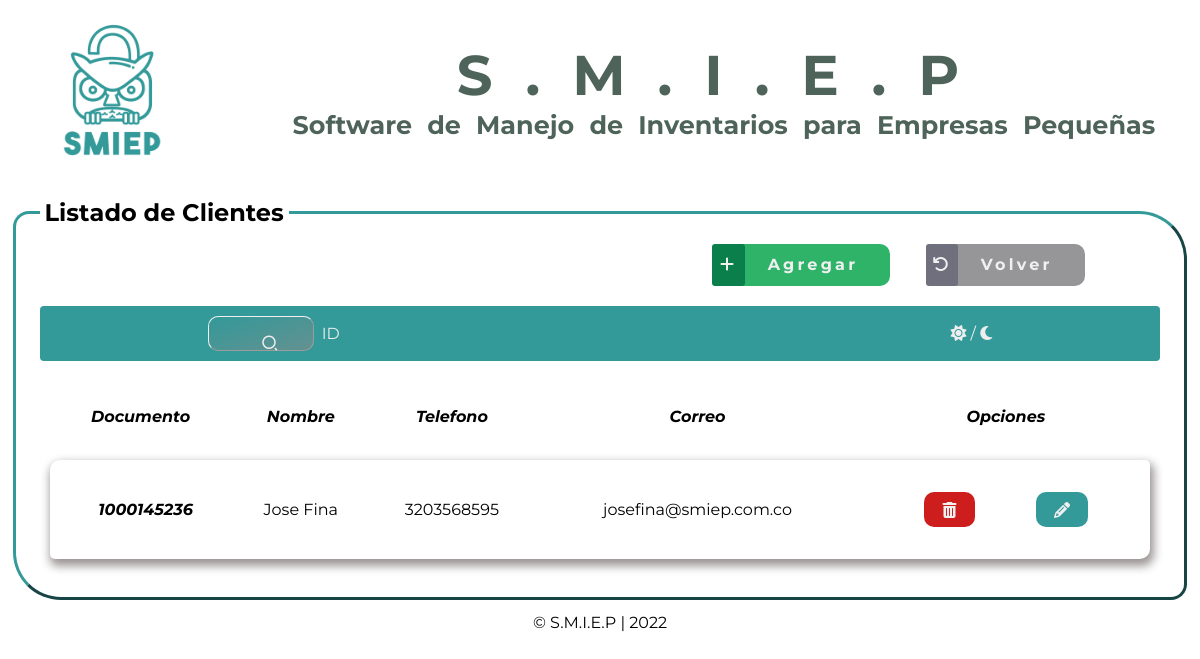
The page /view/cliente/mostrarCli.php (signed in) on the database its author committed.
### tables this page shows
CREATE TABLE `cliente` (
  `id_cliDoc` varchar(255) NOT NULL COMMENT 'Campo para cédula de cliente',
  `nombreCli1` varchar(50) NOT NULL COMMENT 'Primer nombre Obligatorio',
  `nombreCli2` varchar(50) DEFAULT NULL COMMENT 'Segundo nombre opcional',
  `apellidoCli1` varchar(50) NOT NULL COMMENT 'Primer apellido obligatorio',
  `apellidoCli2` varchar(50) DEFAULT NULL COMMENT 'Segundo apellido opcional',
  `direccionCli` varchar(100) NOT NULL COMMENT 'Dirección del cliente para domicilios',
  `telCli` bigint NOT NULL COMMENT 'Teléfono celular del cliente se deja bigint para precisar el número',
  `emailCli` varchar(100) NOT NULL COMMENT 'Correo electrónico del cliente',
  PRIMARY KEY (`id_cliDoc`)
);

### model/conexion1.php (called while the page is built, shortened)
<?php
class Db
{
	private static $conexion = NULL;
	public static function conectar()
	{
		$pdo_options[PDO::ATTR_ERRMODE] = PDO::ERRMODE_EXCEPTION;
		self::$conexion = new PDO('mysql:host=us-cdbr-east-05.cleardb.net; dbname=heroku_619553700a45b98', 'bcc4441154c3a9', 'b4a4c01d', $pdo_options);
		return self::$conexion;
	}
}

### model/clienteCrud_mdl.php (called while the page is built, shortened)
<?php
require_once('conexion1.php');
class CrudCliente
{
	private $db;
	public function __construct()
	{
		$this->db=Db::conectar();
	}
	public function mostrar()
	{
		$listaCliente = [];
		$select = $this->db->query('SELECT * FROM cliente');
		foreach ($select->fetchAll() as $Cliente)
		{
			$myCliente = new Cliente();
			$myCliente->setId_cliDoc($Cliente['id_cliDoc']);
			$myCliente->setNombreCli1($Cliente['nombreCli1']);
			$myCliente->setNombreCli2($Cliente['nombreCli2']);
			$myCliente->setApellidoCli1($Cliente['apellidoCli1']);
			$myCliente->setApellidoCli2($Cliente['apellidoCli2']);
			$myCliente->setDireccionCli($Cliente['direccionCli']);
			$myCliente->setTelCli($Cliente['telCli']);
			$myCliente->setEmailCli($Cliente['emailCli']);
			$listaCliente[] = $myCliente;
		}
		return $listaCliente;
	}
}
?>

### model/ClienteMdl.php (called while the page is built, shortened)
<?php
class Cliente
{
	private $id_cliDoc;
	private $nombreCli1;
	private $apellidoCli1;
	private $telCli;
	private $emailCli;
	public function getId_cliDoc()
	{
		return $this->id_cliDoc;
	}
	public function setId_cliDoc($id_cliDoc)
	{
		$this->id_cliDoc = $id_cliDoc;
	}
	public function getNombreCli1()
	{
		return $this->nombreCli1;
	}
	public function setNombreCli1($nombreCli1)
	{
		$this->nombreCli1 = $nombreCli1;
	}
	public function getApellidoCli1()
	{
		return $this->apellidoCli1;
	}
	public function setApellidoCli1($apellidoCli1)
	{
		$this->apellidoCli1 = $apellidoCli1;
	}
	public function getTelCli()
	{
		return $this->telCli;
	}
	public function setTelCli($telCli)
	{
		$this->telCli = $telCli;
	}
	public function getEmailCli()
	{
		return $this->emailCli;
	}
	public function setEmailCli($emailCli)
	{
		$this->emailCli = $emailCli;
	}
}
?>

### view/cliente/mostrarCli.php (the view, shortened to what this page needs)
<?php
if ($_SESSION['email'] == null or $_SESSION["userName"] == null or
$_SESSION["pass"] == null)
{
    header("location:../../index.php");
}
else
{
    require_once('../../model/clienteCrud_mdl.php');
    require_once('../../model/ClienteMdl.php');
    $crud = new CrudCliente();
    $listaCliente = $crud->mostrar();
?>
<!DOCTYPE html>
<html lang="es">
<head>
    <link rel="stylesheet" href="../../public/css/mostarAll.css">
    <link href="https://cdn.jsdelivr.net/npm/remixicon@2.5.0/fonts/remixicon.css" rel="stylesheet">
    <link rel="stylesheet" href="https://cdnjs.cloudflare.com/ajax/libs/font-awesome/6.1.1/css/all.min.css"
 />
</head>
<body>
    <header>
    </header>
    <section class="contentList">
        <fieldset>
        <legend>Listado de Clientes</legend>
        <div class="btnMos">
                <a href='ingresar.php' class="add"><span><i class="fa-solid fa-plus"></i></span>Agregar</a>
                <a href='../inicio/menu.php' class="back"><span><i
                            class="fa-solid fa-arrow-rotate-left"></i></span>Volver</a>
        </div>
        <div class="searchNav">
            <div class="buscarOne">
                <button type="button" class="searchBtn">
                    <i class="ri-search-2-line"></i>
                </button>
            </div>
            <span class="labelsito">
                <label for="filtrar-tabla1">ID</label>
            </span>
            <div class="darkMode">
                <a id="mod" class="mod" onclick="cambiarModo()">
                    <span id="id-moon" class="btn-mode moon">
                        <i class="fas fa-sun"></i>
                    </span>/
                    <span id="id-sun" class="btn-mode sun active">
                        <i class="fas fa-moon"></i>
                    </span>
                </a>
            </div>
        </div>
        <div class="listElements">
            <table>
                <thead>
                    <tr class="titleTable">
                        <th>Documento</th>
                        <th>Nombre</th>
                        <th>Telefono</th>
                        <th>Correo</th>
                        <th class="opcTitle">Opciones</th>
                    </tr>
                </thead>
                <tbody class="contentTable">
                <?php foreach ($listaCliente as $Cliente) {?>
                <tr class="row">
                    <td class="idCli id">
                        <?php echo $Cliente->getId_CliDoc(); ?>
                    </td>
                    <td class="nombCli">
                        <?php echo $Cliente->getNombreCli1() . " " . $Cliente->getNombreCli2() . " " . $Cliente->getApellidoCli1() . " " . $Cliente->getApellidoCli2(); ?>
                    </td>
                    <td class="numbCli">
                        <?php echo $Cliente->getTelCli(); ?>
                    </td>
                    <td class="emailCli">
                        <?php echo $Cliente->getEmailCli(); ?>
                    </td>
                    <td class="btnOpt">
                        <a class="delete btnOptDel" type="submit"
                        href="../../controller/clienteCtrl.php?id_cliDoc=<?php echo $Cliente->getId_CliDoc()?>&accion=e">
                            <i class="fa-solid fa-trash-can"></i>
                        </a>
                        <a class="update btnOptUpd" type="submit"
                        href="actualizar.php?id_cliDoc=<?php echo $Cliente->getId_cliDoc();?>&accion=a">
                                <i class="fa-solid fa-pencil"></i>
                        </a>
                    </td>
                </tr>
                <?php }?>
                </tbody>
            </table>
        </div>
        </fieldset>
    </section>
    <footer>
    </footer>
</body>
</html>
<?php
}?>

### public/css/tablas.css (style rules this page uses)
table { width: 100%; padding: 0 10px 0 10px; border-collapse: separate; border-spacing: 0 0.9rem; }
th { width: 5rem; padding: 2rem 0 20px 0; font-family: "Montserrat-BoldItalic"; }
.titleTable { text-align: center; }
.row { text-align: center; border-radius: var(--radiousBtn) 5px; -webkit-box-shadow: 2px 5px 10px 2px var(--shadowColorSoft); -moz-box-shadow: 2px 5px 10px 2px var(--shadowColorSoft); box-shadow: 2px 5px 10px 2px var(--shadowColorSoft); }
.id { font-family: "Montserrat-BoldItalic"; padding-left: 10px; }
td.btnOpt { padding: 2rem; }

### public/css/searchBar.css (style rules this page uses)
.searchNav { position: sticky; top: 0; max-width: 100%; max-height: max-content; display: flex; flex-direction: row; align-items: center; justify-content: space-around; flex-wrap: wrap; padding: 10px 15%; color: #eee; background-color: var(--colorSMIEP); border-radius: 4px; margin-top: 2rem; }
.searchNav .buscarOne, .searchNav .buscarTwo, .searchNav .buscarThree { display: flex; flex-direction: row; align-items: center; padding: 5px 20px; border: .5px outset var(--bgColor); background: linear-gradient(to bottom right, var(--colorSMIEP), #649191); border-radius: 10px; margin-right: .5rem; }
.searchNav .buscarOne :is(input, button), .searchNav .buscarTwo :is(input, button), .searchNav .buscarThree :is(input, button) { color: inherit; border: none; background: transparent; outline: none; }
.searchNav .buscarOne .searchBtn, .searchNav .buscarTwo .searchBtn, .searchNav .buscarThree .searchBtn { width: 1.3rem; height: 1.3rem; display: grid; place-items: center; cursor: pointer; }
::placeholder { color: inherit; }
.labelsito { margin: auto auto auto -.01rem; }

### public/css/mostrar.css (style rules this page uses)
section { padding: .8rem; }
.contentList fieldset { padding: 1.5rem; border: 3px outset var(--colorSMIEP); border-radius: 1rem 3rem; }
.contentList fieldset legend { border-radius: 10px 10px; font-family: "Montserrat-Bold"; padding: 0.3rem; font-size: 24px; }
div .btnOpt { display: flex; align-items: center; justify-content: space-around; flex-wrap: nowrap; }
div .btnOptDel { border-radius: var(--radiousBtn); height: 1rem; width: 2rem; background-color: var(--btnDel); text-align: center; padding: 0.6rem; }
div .btnOptUpd { border-radius: var(--radiousBtn); height: 1rem; width: 2rem; background-color: var(--colorSMIEP); text-align: center; padding: 0.6rem; }
div .btnOpt a i { color: var(--bgColor); width: 100%; height: 100%; }

### public/css/plantillas/header1.css (style rules this page uses)
* { margin: 0; padding: 0; font-family: "Montserrat"; }
.header_superior { display: flex; flex-direction: row; align-items: center; justify-content: space-between; }
span.logo { margin: 1rem 0 0 2rem; max-width: max-content; }
.logo_imagen { width: 10rem; height: 10rem; }
.contenedor { max-width: max-content; color: #4e635a; }
.titulito { word-spacing: 0.5rem; margin-right: 2rem; text-align: center; font-size: 1.36rem; }
.title { font-family: "Montserrat-Bold"; letter-spacing: 2rem; text-transform: capitalize; font-size: 3.5rem; }

### public/css/plantillas/footer.css (style rules this page uses)
.footer { width: 100%; text-align: center; bottom: 0; margin-bottom: 20px; }

### public/css/plantillas/btns.css (style rules this page uses)
.btnMos a { position: relative; left: 60%; text-decoration: none; font-family: "Montserrat-Bold"; color: var(--bgColor); padding: var(--paddingBtn); padding-left: 0; letter-spacing: 0.2rem; border-radius: var(--radiousBtn); }
.btnMos .add { background-color: var(--submitBtn); margin-right: 2rem; }
.btnMos .add span { background-color: var(--submitBtnHovs); border-radius: 3px; padding: 0.7rem 0.5rem; margin-right: 2%; }
.btnMos .back { background-color: var(--backBtn); }
.btnMos .back span { background-color: var(--backBtnHovs); border-radius: 3px; padding: 0.7rem 0.4rem; margin-right: 2%; }
div .btnOpt { display: flex; align-items: center; justify-content: space-around; flex-wrap: nowrap; }
div .btnOptDel { border-radius: var(--radiousBtn); height: 1rem; width: 2rem; background-color: var(--btnDel); text-align: center; padding: 0.6rem; }
div .btnOptUpd { border-radius: var(--radiousBtn); height: 1rem; width: 2rem; background-color: var(--colorSMIEP); text-align: center; padding: 0.6rem; }
div .btnOpt a i { color: var(--bgColor); width: 100%; height: 100%; }
button { padding: var(--paddingBtn); display: block; margin: auto; font-family: "Montserrat-Bold"; color: var(--bgColor); font-size: 18px; letter-spacing: 0.17rem; background-color: var(--colorSMIEP); border: transparent; border-radius: 10px; }

### rows shown on the page
cliente: id_cliDoc "1000145236", nombreCli1 "Jose", apellidoCli1 "Fina", telCli "3203568595", emailCli "josefina@smiep.com.co"
